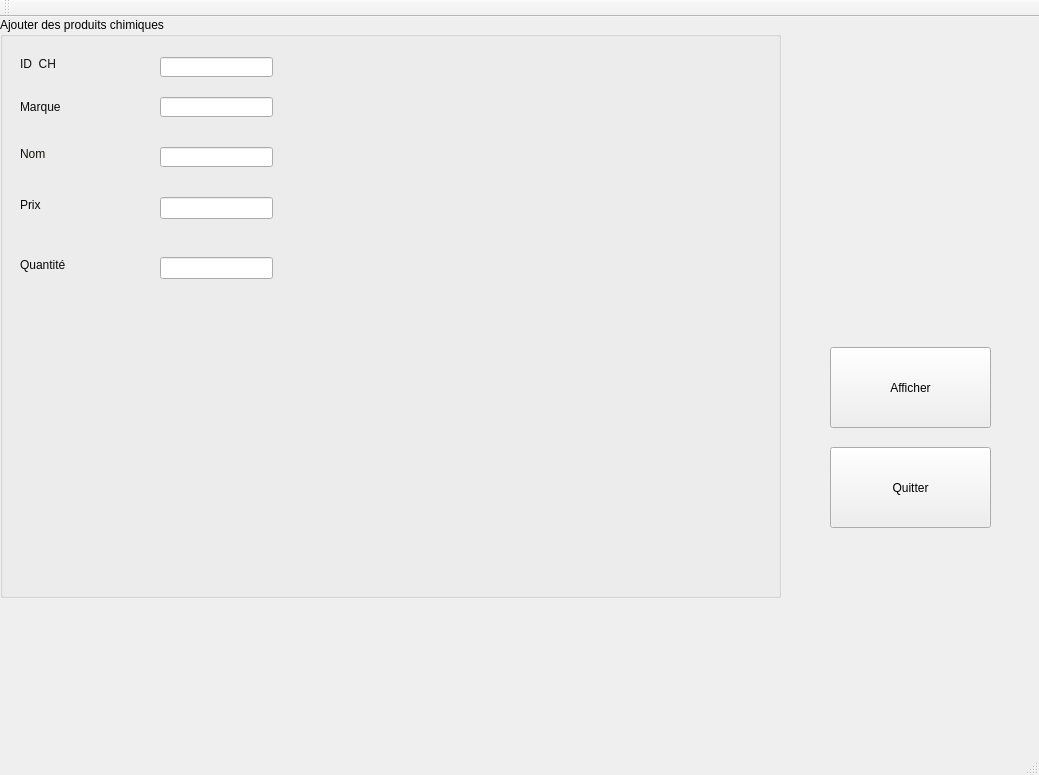
<?xml version="1.0" encoding="UTF-8"?>
<ui version="4.0">
 <class>MainWindow</class>
 <widget class="QMainWindow" name="MainWindow">
  <property name="geometry">
   <rect>
    <x>0</x>
    <y>0</y>
    <width>1039</width>
    <height>775</height>
   </rect>
  </property>
  <property name="windowTitle">
   <string>Gestion des rroduits chimiques</string>
  </property>
  <property name="windowIcon">
   <iconset resource="src.qrc">
    <normaloff>:/images/b.jpg</normaloff>:/images/b.jpg</iconset>
  </property>
  <property name="styleSheet">
   <string notr="true">#centralWidget {
border-image: url(:/images/ap.jpg);



}</string>
  </property>
  <widget class="QWidget" name="centralWidget">
   <widget class="QGroupBox" name="groupBox">
    <property name="geometry">
     <rect>
      <x>0</x>
      <y>0</y>
      <width>781</width>
      <height>581</height>
     </rect>
    </property>
    <property name="title">
     <string>Ajouter des produits chimiques </string>
    </property>
    <widget class="QLabel" name="label">
     <property name="geometry">
      <rect>
       <x>20</x>
       <y>40</y>
       <width>47</width>
       <height>13</height>
      </rect>
     </property>
     <property name="text">
      <string>&lt;html&gt;&lt;head/&gt;&lt;body&gt;&lt;p&gt;&lt;span style=&quot; color:#0f0f0f;&quot;&gt;ID_CH&lt;/span&gt;&lt;/p&gt;&lt;/body&gt;&lt;/html&gt;</string>
     </property>
    </widget>
    <widget class="QLabel" name="label_2">
     <property name="geometry">
      <rect>
       <x>20</x>
       <y>80</y>
       <width>47</width>
       <height>21</height>
      </rect>
     </property>
     <property name="text">
      <string>&lt;html&gt;&lt;head/&gt;&lt;body&gt;&lt;p&gt;&lt;span style=&quot; color:#090909;&quot;&gt;Marque&lt;/span&gt;&lt;/p&gt;&lt;/body&gt;&lt;/html&gt;</string>
     </property>
    </widget>
    <widget class="QLabel" name="label_3">
     <property name="geometry">
      <rect>
       <x>20</x>
       <y>130</y>
       <width>47</width>
       <height>13</height>
      </rect>
     </property>
     <property name="text">
      <string>&lt;html&gt;&lt;head/&gt;&lt;body&gt;&lt;p&gt;&lt;span style=&quot; color:#0f0d05;&quot;&gt;Nom&lt;/span&gt;&lt;/p&gt;&lt;/body&gt;&lt;/html&gt;</string>
     </property>
    </widget>
    <widget class="QLineEdit" name="lineEdit_id_ch">
     <property name="geometry">
      <rect>
       <x>160</x>
       <y>40</y>
       <width>113</width>
       <height>20</height>
      </rect>
     </property>
     <property name="inputMask">
      <string/>
     </property>
     <property name="maxLength">
      <number>32767</number>
     </property>
    </widget>
    <widget class="QLineEdit" name="lineEdit_marque">
     <property name="geometry">
      <rect>
       <x>160</x>
       <y>80</y>
       <width>113</width>
       <height>20</height>
      </rect>
     </property>
    </widget>
    <widget class="QLineEdit" name="lineEdit_nom">
     <property name="geometry">
      <rect>
       <x>160</x>
       <y>130</y>
       <width>113</width>
       <height>20</height>
      </rect>
     </property>
    </widget>
    <widget class="QLabel" name="label_4">
     <property name="geometry">
      <rect>
       <x>20</x>
       <y>180</y>
       <width>55</width>
       <height>16</height>
      </rect>
     </property>
     <property name="text">
      <string>&lt;html&gt;&lt;head/&gt;&lt;body&gt;&lt;p&gt;&lt;span style=&quot; color:#070404;&quot;&gt;Prix&lt;/span&gt;&lt;/p&gt;&lt;/body&gt;&lt;/html&gt;</string>
     </property>
    </widget>
    <widget class="QLineEdit" name="lineEdit_prix">
     <property name="geometry">
      <rect>
       <x>160</x>
       <y>180</y>
       <width>113</width>
       <height>22</height>
      </rect>
     </property>
    </widget>
    <widget class="QLineEdit" name="lineEdit_quantit">
     <property name="geometry">
      <rect>
       <x>160</x>
       <y>240</y>
       <width>113</width>
       <height>22</height>
      </rect>
     </property>
    </widget>
    <widget class="QLabel" name="label_5">
     <property name="geometry">
      <rect>
       <x>20</x>
       <y>240</y>
       <width>55</width>
       <height>16</height>
      </rect>
     </property>
     <property name="text">
      <string>&lt;html&gt;&lt;head/&gt;&lt;body&gt;&lt;p&gt;&lt;span style=&quot; color:#080808;&quot;&gt;Quantité&lt;/span&gt;&lt;/p&gt;&lt;/body&gt;&lt;/html&gt;</string>
     </property>
    </widget>
   </widget>
   <widget class="QPushButton" name="pushButton_affich">
    <property name="geometry">
     <rect>
      <x>830</x>
      <y>330</y>
      <width>161</width>
      <height>81</height>
     </rect>
    </property>
    <property name="text">
     <string>Afficher</string>
    </property>
   </widget>
   <widget class="QPushButton" name="pushButton_quitter">
    <property name="geometry">
     <rect>
      <x>830</x>
      <y>430</y>
      <width>161</width>
      <height>81</height>
     </rect>
    </property>
    <property name="text">
     <string>Quitter</string>
    </property>
   </widget>
  </widget>
  <widget class="QMenuBar" name="menuBar">
   <property name="geometry">
    <rect>
     <x>0</x>
     <y>0</y>
     <width>1039</width>
     <height>26</height>
    </rect>
   </property>
  </widget>
  <widget class="QToolBar" name="mainToolBar">
   <attribute name="toolBarArea">
    <enum>TopToolBarArea</enum>
   </attribute>
   <attribute name="toolBarBreak">
    <bool>false</bool>
   </attribute>
  </widget>
  <widget class="QStatusBar" name="statusBar"/>
 </widget>
 <layoutdefault spacing="6" margin="11"/>
 <resources>
  <include location="src.qrc"/>
 </resources>
 <connections/>
</ui>
